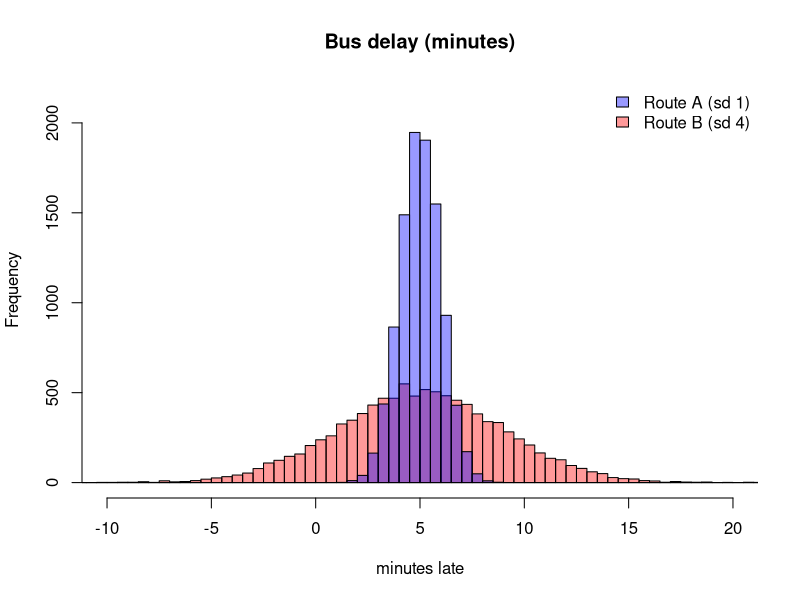
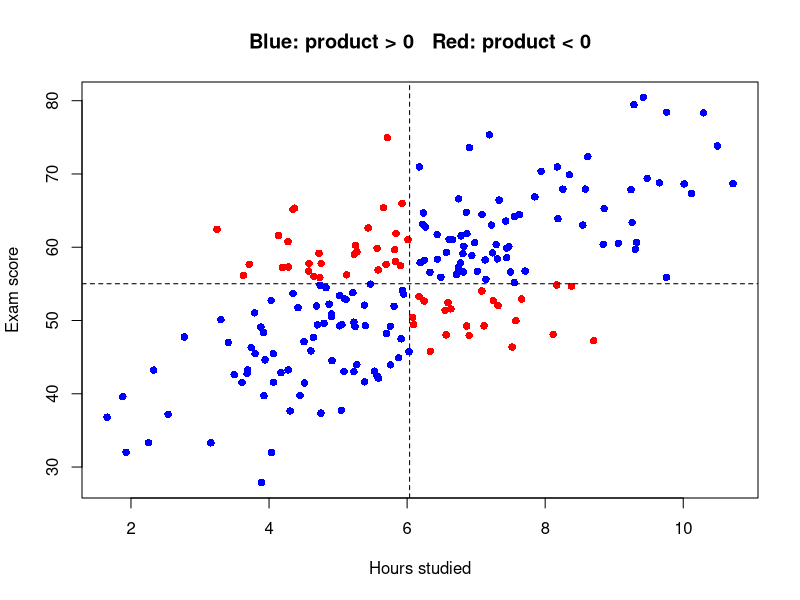
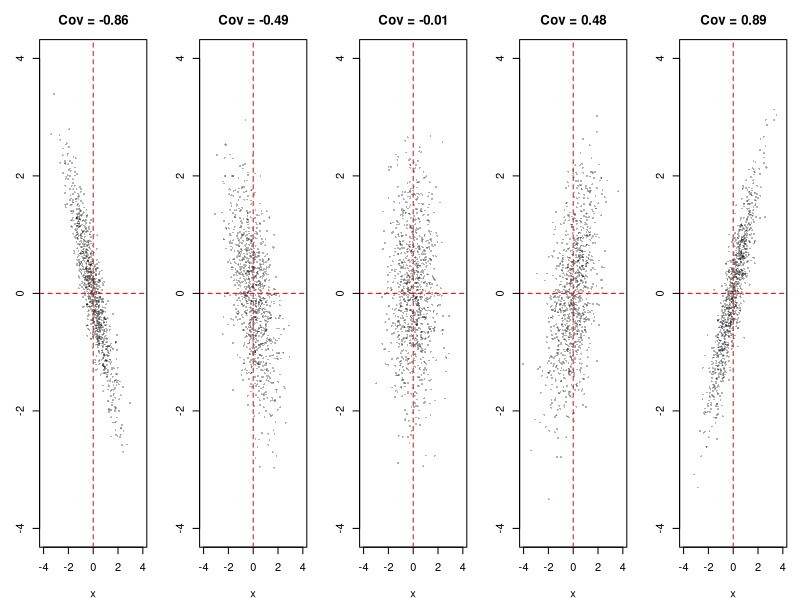
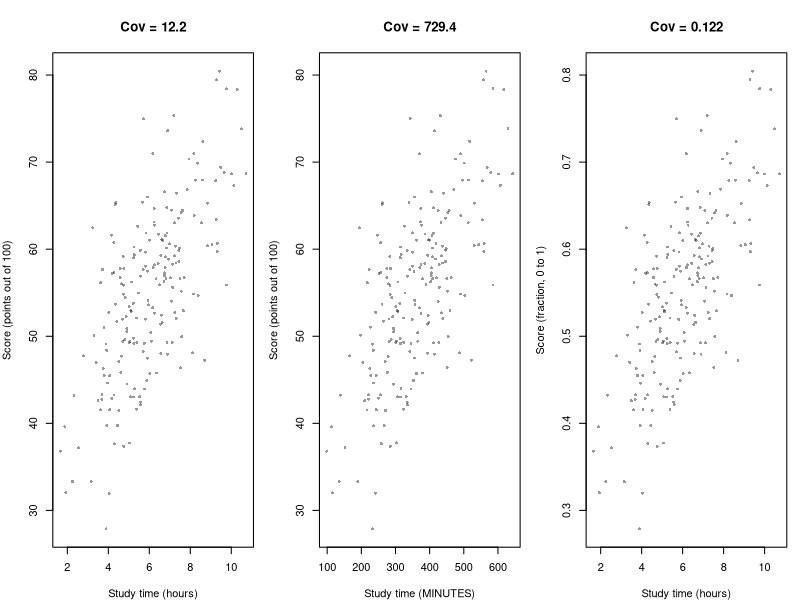
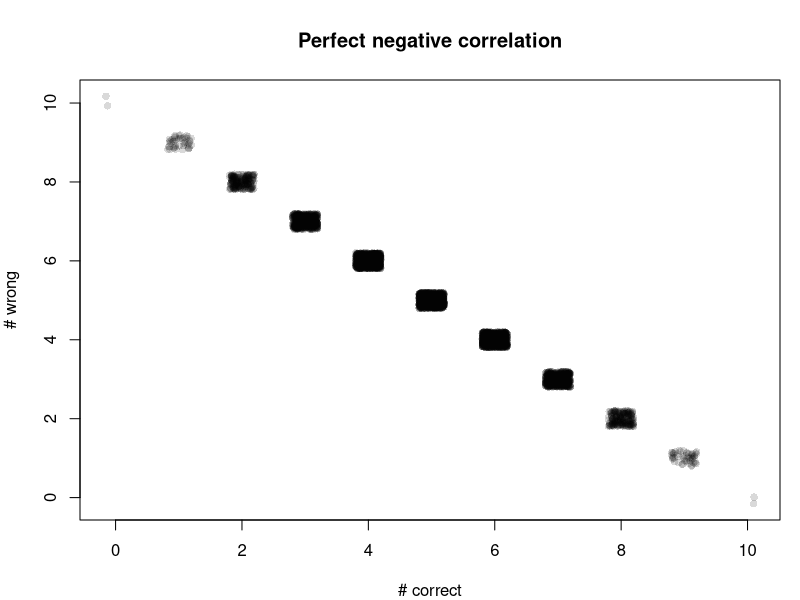
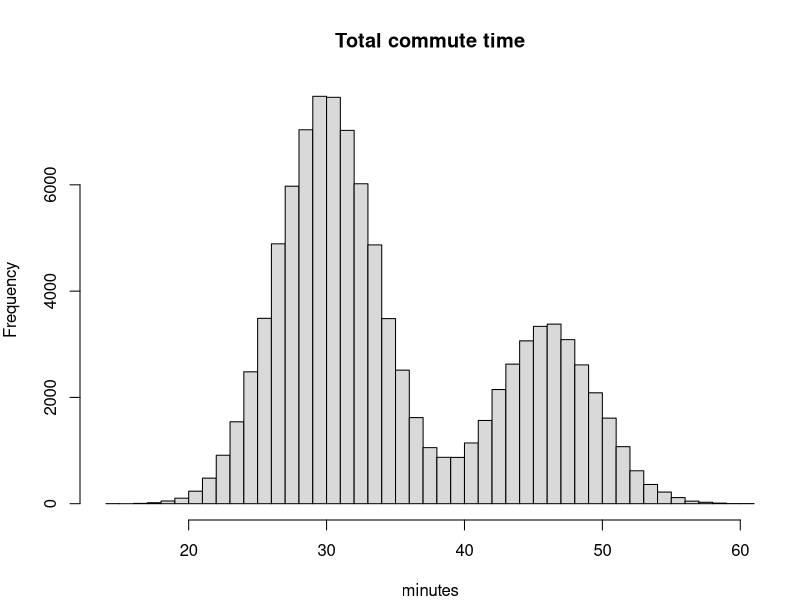
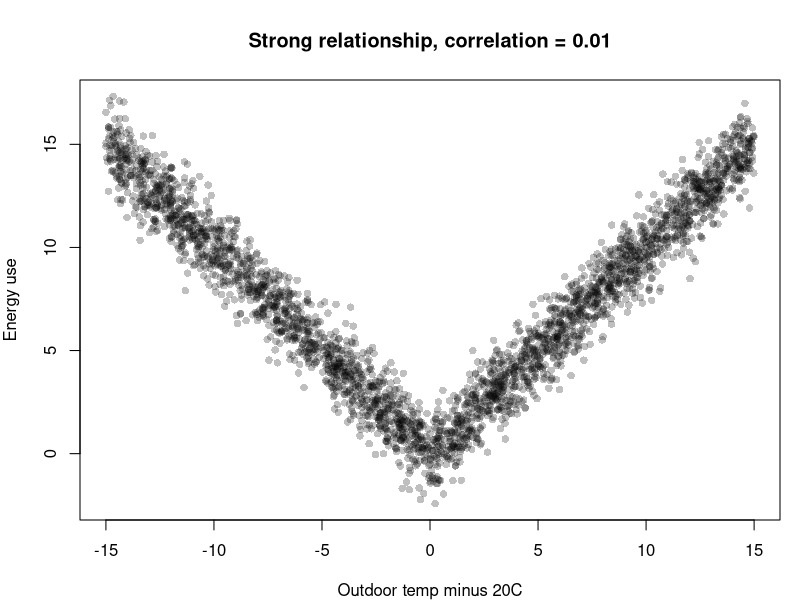
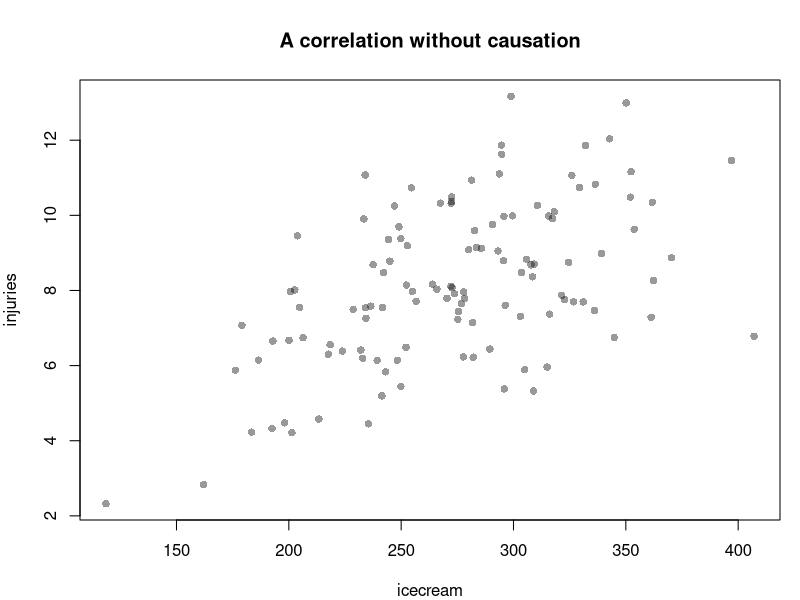

Write the R code that produced these figures, in order.
## ---- chunk 1
knitr::opts_chunk$set(echo = TRUE, fig.width = 6.5, fig.height = 4, fig.align = "center",
                      message = FALSE, warning = FALSE)
set.seed(400)
# helpers that treat a list of equally likely outcomes as the whole population
pop_cov <- function(a, b) mean(a * b) - mean(a) * mean(b)
pop_cor <- function(a, b) pop_cov(a, b) / sqrt(pop_cov(a, a) * pop_cov(b, b))
## ---- chunk 2
route_A <- rnorm(10000, mean = 5, sd = 1)   # reliable
route_B <- rnorm(10000, mean = 5, sd = 4)   # unpredictable
data.frame(route = c("A", "B"),
           mean = c(mean(route_A), mean(route_B)),
           variance = c(var(route_A), var(route_B)),
           sd = c(sd(route_A), sd(route_B)))
## ---- chunk 3
brks <- seq(-12, 22, by = 0.5)                       # same bins for both routes
hA <- hist(route_A, breaks = brks, plot = FALSE)
hB <- hist(route_B, breaks = brks, plot = FALSE)
hist(route_B, breaks = brks, col = rgb(1, 0, 0, .4), xlim = c(-10, 20),
     ylim = c(0, max(hA$counts, hB$counts) * 1.1),     # leave room for the taller histogram
     main = "Bus delay (minutes)", xlab = "minutes late")
hist(route_A, breaks = brks, col = rgb(0, 0, 1, .4), add = TRUE)
legend("topright", c("Route A (sd 1)", "Route B (sd 4)"),
       fill = c(rgb(0, 0, 1, .4), rgb(1, 0, 0, .4)), bty = "n")
## ---- chunk 4
n <- 200
hours <- rnorm(n, mean = 6, sd = 2)
score <- 55 + 4 * (hours - 6) + rnorm(n, 0, 8)
head(data.frame(hours = round(hours, 1), score = round(score, 1)))
## ---- chunk 5
prod_dev <- (hours - mean(hours)) * (score - mean(score))
plot(hours, score, pch = 16, col = ifelse(prod_dev > 0, "blue", "red"),
     xlab = "Hours studied", ylab = "Exam score",
     main = "Blue: product > 0   Red: product < 0")
abline(v = mean(hours), h = mean(score), lty = 2)
## ---- chunk 6
sum(prod_dev) / (n - 1)    # sample covariance by hand
cov(hours, score)          # R's built-in: identical
## ---- chunk 7
sim_pair <- function(strength, n) {
  x <- rnorm(n); y <- strength * x + sqrt(1 - strength^2) * rnorm(n)
  cbind(x, y)
}
par(mfrow = c(1, 5), mar = c(4, 3, 3, 1))
for (s in c(-0.9, -0.5, 0, 0.5, 0.9)) {
  d <- sim_pair(s, 1000)
  plot(d, pch = 16, cex = .4, col = rgb(0, 0, 0, .3), xlim = c(-4, 4), ylim = c(-4, 4),
       main = sprintf("Cov = %.2f", cov(d[, 1], d[, 2])))
  abline(h = 0, v = 0, lty = 2, col = "red")
}
par(mfrow = c(1, 1))
## ---- chunk 8
par(mfrow = c(1, 3), mar = c(4, 4, 4, 1))
plot(hours, score, pch = 16, cex = .6, col = rgb(0, 0, 0, .4),
     xlab = "Study time (hours)", ylab = "Score (points out of 100)",
     main = sprintf("Cov = %.1f", cov(hours, score)))
plot(hours * 60, score, pch = 16, cex = .6, col = rgb(0, 0, 0, .4),
     xlab = "Study time (MINUTES)", ylab = "Score (points out of 100)",
     main = sprintf("Cov = %.1f", cov(hours * 60, score)))
plot(hours, score / 100, pch = 16, cex = .6, col = rgb(0, 0, 0, .4),
     xlab = "Study time (hours)", ylab = "Score (fraction, 0 to 1)",
     main = sprintf("Cov = %.3f", cov(hours, score / 100)))
par(mfrow = c(1, 1))
## ---- chunk 9
height_in <- rnorm(300, 68, 3)
weight_lb <- 150 + 4 * (height_in - 68) + rnorm(300, 0, 15)
data.frame(
  units = c("inches & pounds", "centimetres & kilograms"),
  covariance  = c(cov(height_in, weight_lb), cov(height_in * 2.54, weight_lb * 0.4536)),
  correlation = c(cor(height_in, weight_lb), cor(height_in * 2.54, weight_lb * 0.4536)))
## ---- chunk 10
o <- expand.grid(d1 = 1:6, d2 = 1:6)
o$s <- o$d1 + o$d2; o$gap <- abs(o$d1 - o$d2); o$mx <- pmax(o$d1, o$d2)
res <- rbind(
  "D1 and D2"   = c(pop_cov(o$d1, o$d2),  pop_cor(o$d1, o$d2)),
  "D1 and sum"  = c(pop_cov(o$d1, o$s),   pop_cor(o$d1, o$s)),
  "D1 and max"  = c(pop_cov(o$d1, o$mx),  pop_cor(o$d1, o$mx)),
  "sum and gap" = c(pop_cov(o$s, o$gap),  pop_cor(o$s, o$gap)))
colnames(res) <- c("Cov", "Corr"); round(res, 4)
## ---- chunk 11
c(P_joint = mean(o$s == 2 & o$gap == 0),
  P_product = mean(o$s == 2) * mean(o$gap == 0))
## ---- chunk 12
a <- sample(6, 10000, TRUE); b <- sample(6, 10000, TRUE)
c(cor_D1_D2 = cor(a, b), cor_D1_sum = cor(a, a + b))
## ---- chunk 13
correct <- rbinom(5000, 10, 0.5); wrong <- 10 - correct
c(cov = cov(correct, wrong), var_correct = var(correct), cor = cor(correct, wrong))
plot(jitter(correct), jitter(wrong), pch = 16, col = rgb(0, 0, 0, .15),
     xlab = "# correct", ylab = "# wrong", main = "Perfect negative correlation")
cor(correct, 5 * correct)   # points per question: still +1
## ---- chunk 14
deck <- rep(c(1, 0), c(13, 39))
draw <- function(replace) deck[sample(52, 2, replace = replace)]
wo <- t(replicate(2e5, draw(FALSE)))
w  <- t(replicate(2e5, draw(TRUE)))
data.frame(sampling = c("with replacement", "without replacement"),
           covariance = c(cov(w[, 1], w[, 2]), cov(wo[, 1], wo[, 2])),
           exact = c(0, -1/272))
## ---- chunk 15
n <- 1e5
rain  <- rbinom(n, 1, 0.3)
bus   <- 20 + 10 * rain + rnorm(n, 0, 3)
walk  <- 10 +  6 * rain + rnorm(n, 0, 2)
total <- bus + walk
c(var_bus = var(bus), var_walk = var(walk), cov = cov(bus, walk), cor = cor(bus, walk))
## ---- chunk 16
data.frame(
  method = c("Var(B)+Var(W)  (pretend independent)",
             "Var(B)+Var(W)+2Cov(B,W)",
             "Simulated Var(B+W)"),
  variance = c(var(bus) + var(walk),
               var(bus) + var(walk) + 2 * cov(bus, walk),
               var(total)))
## ---- chunk 17
c(true_95th_percentile  = unname(quantile(total, .95)),
  naive_independent_95th = mean(total) + qnorm(.95) * sqrt(var(bus) + var(walk)))
hist(total, breaks = 60, col = "grey85", main = "Total commute time", xlab = "minutes")
## ---- chunk 18
c(original = var(bus + walk), shuffled = var(bus + sample(walk)))
## ---- chunk 19
temp   <- runif(3000, -15, 15)
energy <- abs(temp) + rnorm(3000, 0, 1)
plot(temp, energy, pch = 16, col = rgb(0, 0, 0, .25),
     xlab = "Outdoor temp minus 20C", ylab = "Energy use",
     main = sprintf("Strong relationship, correlation = %.2f", cor(temp, energy)))
c(cov = cov(temp, energy), cor = cor(temp, energy))
## ---- chunk 20
p <- matrix(c(.2, .1, 0,
              .1, .3, .1,
              0,  .1, .1), nrow = 3, byrow = TRUE,
            dimnames = list(X = 0:2, Y = 0:2))
p
vals <- 0:2
c(sum_check = sum(p), marg_X = rowSums(p), marg_Y = colSums(p))
## ---- chunk 21
EX  <- sum(vals * rowSums(p));  EY  <- sum(vals * colSums(p))
EXY <- sum(outer(vals, vals) * p)
covXY <- EXY - EX * EY
varX  <- sum(vals^2 * rowSums(p)) - EX^2
varY  <- sum(vals^2 * colSums(p)) - EY^2
c(EX = EX, EY = EY, EXY = EXY, Cov = covXY, VarX = varX, VarY = varY,
  Corr = covXY / sqrt(varX * varY))
## ---- chunk 22
cells <- expand.grid(Y = vals, X = vals)[, c("X", "Y")]       # X slowest, matches t(p)
idx <- sample(nrow(cells), 1e5, replace = TRUE, prob = as.vector(t(p)))
s <- cells[idx, ]
c(cov = cov(s$X, s$Y), cor = cor(s$X, s$Y))
## ---- chunk 23
days  <- 120
temp  <- rnorm(days, 28, 5)
icecream <- 50 + 8 * temp + rnorm(days, 0, 25)
injuries <- 1 + 0.25 * temp + rnorm(days, 0, 1.5)
cor(icecream, injuries)                       # clearly positive, and spurious
# Adjust for temperature: correlate what is LEFT after removing the temperature effect
cor(resid(lm(icecream ~ temp)), resid(lm(injuries ~ temp)))
plot(icecream, injuries, pch = 16, col = rgb(0, 0, 0, .4),
     main = "A correlation without causation")
## ---- chunk 24
height <- rnorm(60, 67, 4); shoe <- 0.9 * (height - 67) + 9 + rnorm(60, 0, 0.8)
sleep  <- rnorm(60, 7, 1);  study <- pmax(0, 12 - 0.8 * sleep + rnorm(60, 0, 2))
c(height_shoe = cor(height, shoe), sleep_study = cor(sleep, study))
## ---- chunk 25
c(pearson_before = cor(height, shoe),
  pearson_after  = cor(c(height, 84), c(shoe, 7)),
  spearman_after = cor(c(height, 84), c(shoe, 7), method = "spearman"))
## ---- chunk 26
knitr::kable(data.frame(
  Experiment = c("Study hours / score", "Dice: D1 and sum", "Dice: sum and gap", "True/false quiz",
                 "Two cards, no replacement", "Rain commute", "Temperature / energy"),
  Cov_sign = c("+", "+", "0", "-", "-", "+", "0"),
  Lesson = c("Quadrants: average product of deviations",
             "Part of a variable is shared with the sum",
             "Uncorrelated but dependent",
             "Perfect linear relation: rho = -1; scale-free",
             "Small, real dependence",
             "Var(X+Y) = Var X + Var Y + 2 Cov; risk and buffers",
             "Correlation only sees *linear* association")))
